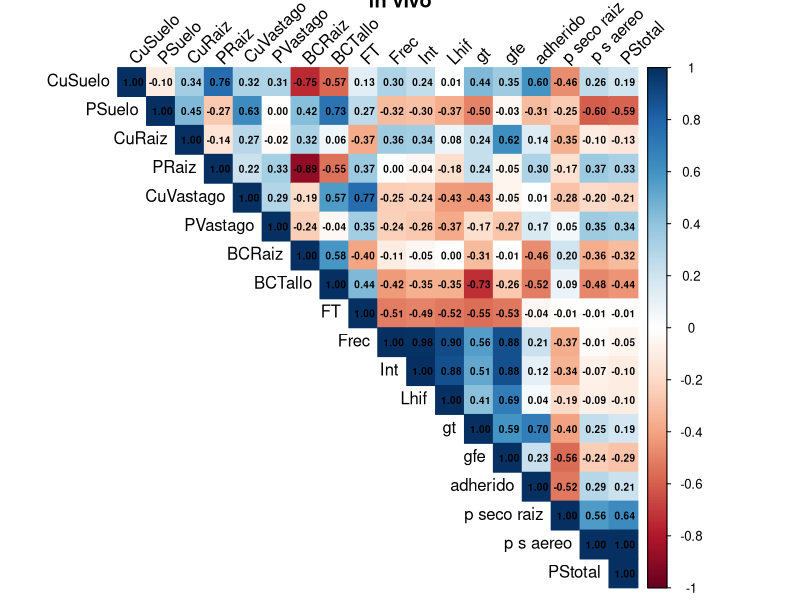
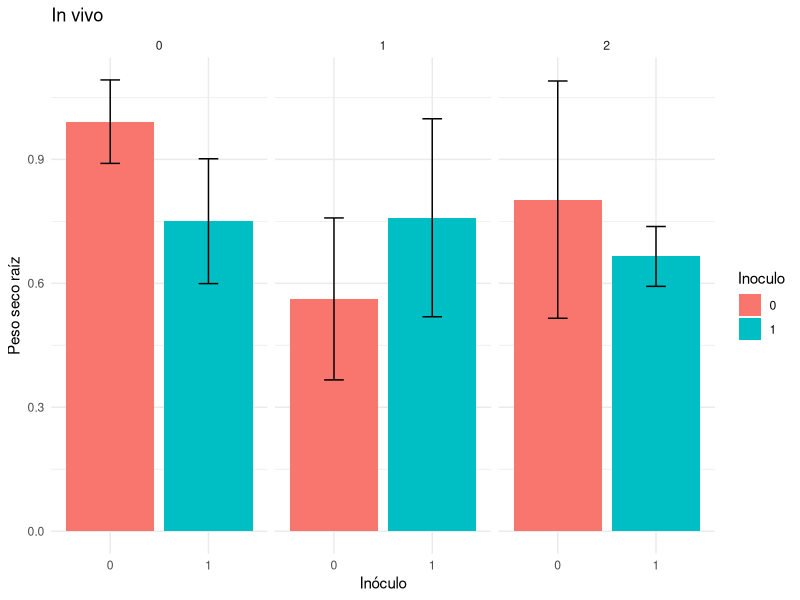
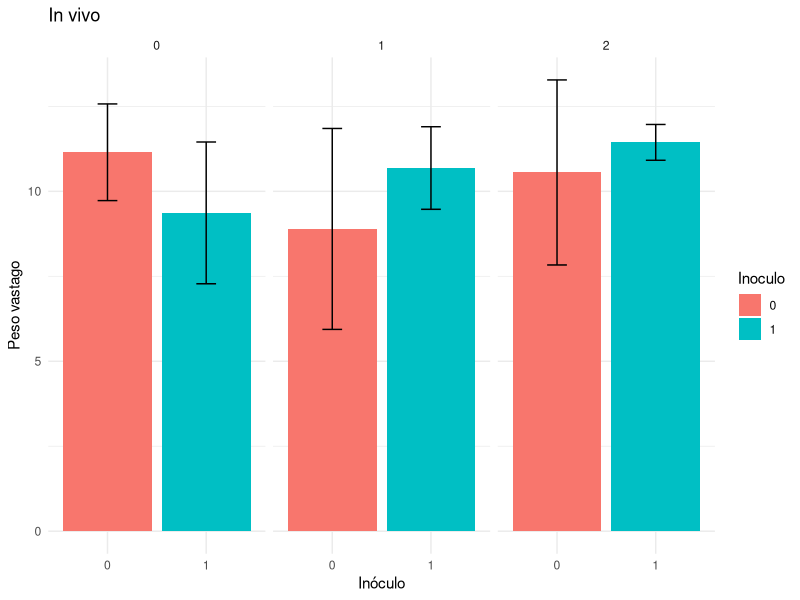
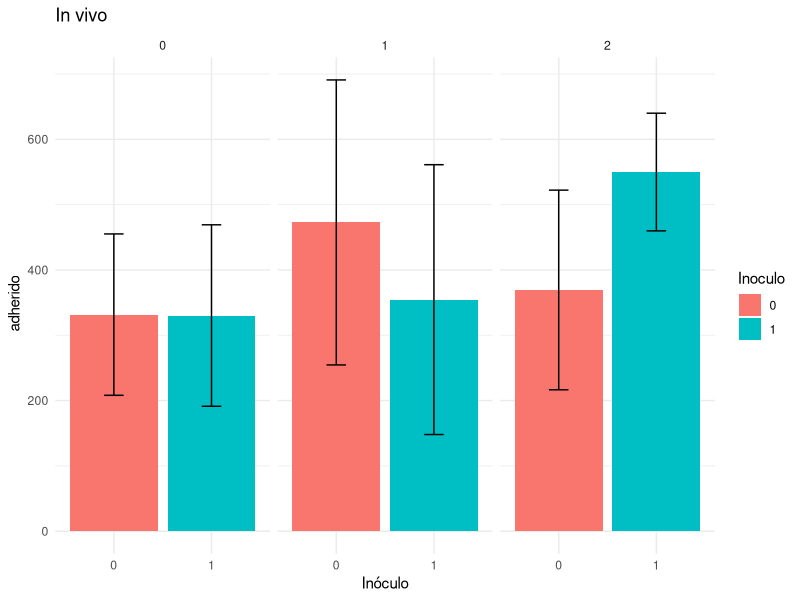
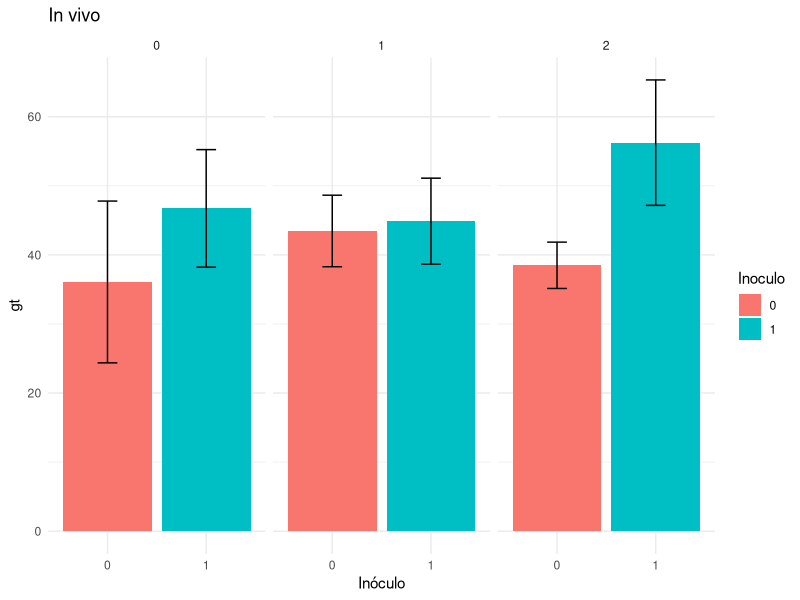
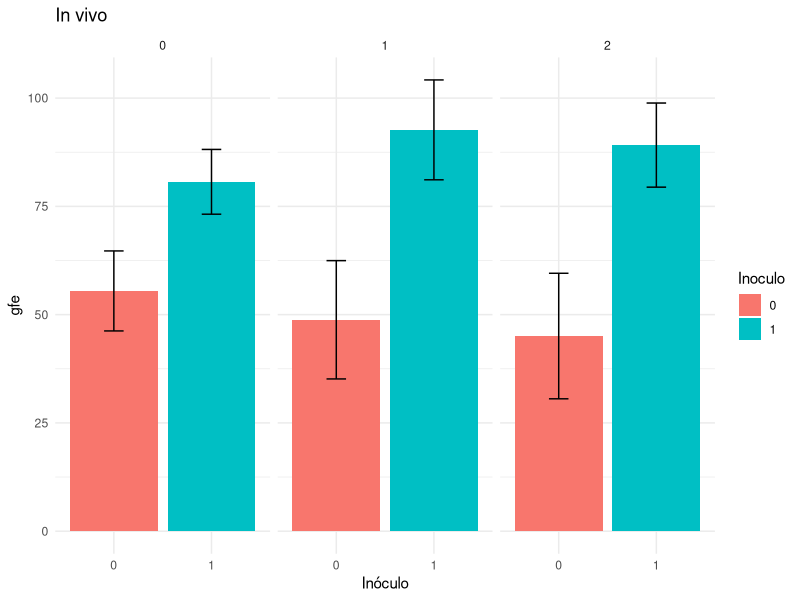
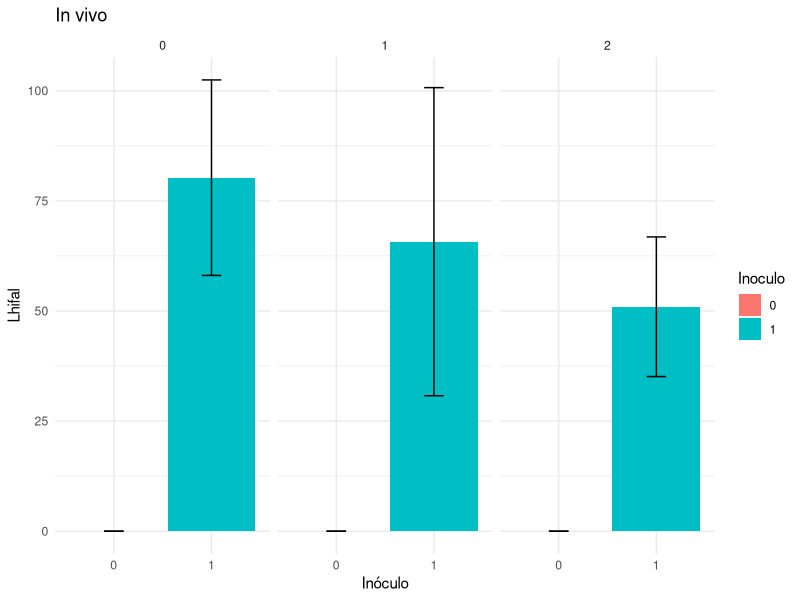
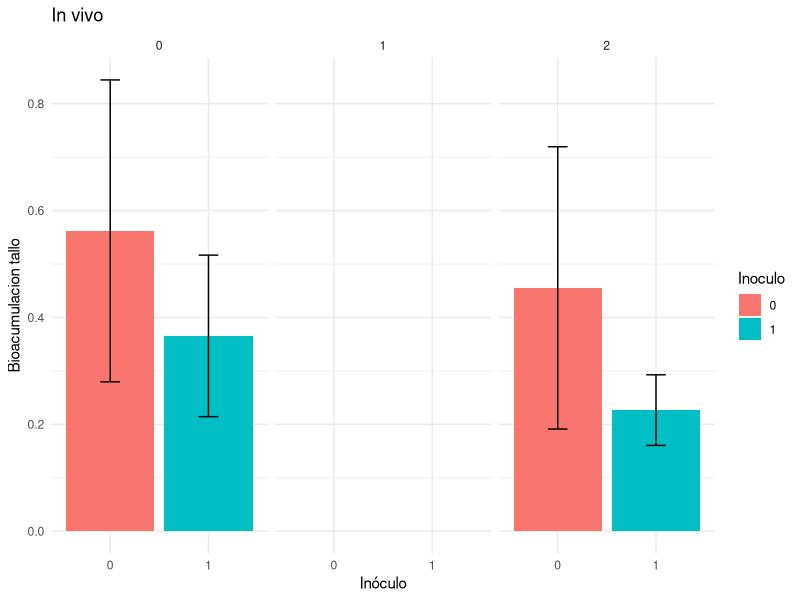

The R source for these figures, in order:
library(readxl)
library(dplyr)
library(corrplot)
library(ggplot2)

setwd("~/cobre/Cobre")
Datos <- read_excel("BD Cobre.xlsx",col_names = TRUE)
summary (Datos)

#Paso variables a numeric
Datos <- Datos %>%
  mutate(across(-c(id, Medio, Inoculo), as.numeric))

Dvivo <- Datos%>% filter(Medio == "in vivo")
VRVivo <- Dvivo[, c("CuSuelo","PSuelo", "CuRaiz", "PRaiz", "CuVastago", "PVastago", "BCRaiz" , "BCTallo", "FT",  
                    "Frec", "Int", "Lhif", "gt", "gfe","adherido", "p seco raiz", "p s aereo" , "PStotal")]
summary(Dvivo)

#matriz de correlacion
cor_VRVivo <- cor(VRVivo, use = "complete.obs", method = "pearson")

corrplot(cor_VRVivo, 
         method = "color", 
         type = "upper",
         addCoef.col = "black",  # muestra valores
         number.cex = 0.6,
         tl.col = "black", 
         tl.srt = 45,
         title= "In vivo")

#### un grafico para cada nivel de cobre vs con y sin inoculo ps aereo y ps raiz###
##### IN VIVO  ######
Dvivo$Inoculo <- as.factor(Dvivo$Inoculo)
Dvivo$Cu <- as.factor(Dvivo$Cu)
library(ggplot2)

ggplot(Dvivo, aes(x = Inoculo, y = `p seco raiz`, fill = Inoculo)) +
  stat_summary(fun = mean, geom = "bar", position = "dodge") +
  stat_summary(fun.data = mean_sdl, fun.args = list(mult = 1),
               geom = "errorbar", width = 0.2) +
  facet_wrap(~ Cu) +
  labs(x = "Inóculo", y = "Peso seco raíz", title= "In vivo") +
  theme_minimal()

ggplot(Dvivo, aes(x = Inoculo, y = `p s aereo`, fill = Inoculo)) +
  stat_summary(fun = mean, geom = "bar", position = "dodge") +
  stat_summary(fun.data = mean_sdl, fun.args = list(mult = 1),
               geom = "errorbar", width = 0.2) +
  facet_wrap(~ Cu) +
  labs(x = "Inóculo", y = "Peso vastago", title= "In vivo") +
  theme_minimal()

ggplot(Dvivo, aes(x = Inoculo, y = `adherido`, fill = Inoculo)) +
  stat_summary(fun = mean, geom = "bar", position = "dodge") +
  stat_summary(fun.data = mean_sdl, fun.args = list(mult = 1),
               geom = "errorbar", width = 0.2) +
  facet_wrap(~ Cu) +
  labs(x = "Inóculo", y = " adherido", title= "In vivo") +
  theme_minimal()


ggplot(Dvivo, aes(x = Inoculo, y = `gt`, fill = Inoculo)) +
  stat_summary(fun = mean, geom = "bar", position = "dodge") +
  stat_summary(fun.data = mean_sdl, fun.args = list(mult = 1),
               geom = "errorbar", width = 0.2) +
  facet_wrap(~ Cu) +
  labs(x = "Inóculo", y = "gt", title= "In vivo") +
  theme_minimal()

# de cobre 1 a cobre 2 hay un salto pasa de ser fertilizante a ser contaminante buscar bibliografia

ggplot(Dvivo, aes(x = Inoculo, y = `gfe`, fill = Inoculo)) +
  stat_summary(fun = mean, geom = "bar", position = "dodge") +
  stat_summary(fun.data = mean_sdl, fun.args = list(mult = 1),
               geom = "errorbar", width = 0.2) +
  facet_wrap(~ Cu) +
  labs(x = "Inóculo", y = "gfe", title= "In vivo") +
  theme_minimal()
#GFE me da mas alto que GT chequear metodo de extraccion
# la dif en gt y gfe es indicio que el suelo con 2 Cu es acumulacion de glomalina historica porque tiene caracteres contaminantes. La formacion de glomalina en el ensayo es igual en 1Cu y 2Cu?? AyV no estan tan seguras jaja

ggplot(Dvivo, aes(x = Inoculo, y = `Lhif`, fill = Inoculo)) +
  stat_summary(fun = mean, geom = "bar", position = "dodge") +
  stat_summary(fun.data = mean_sdl, fun.args = list(mult = 1),
               geom = "errorbar", width = 0.2) +
  facet_wrap(~ Cu) +
  labs(x = "Inóculo", y = "Lhifal", title= "In vivo") +
  theme_minimal()
#Aumenta la glomalina y baja el largo hifal a meida que aumenta el cu

ggplot(Dvivo, aes(x = Inoculo, y = `BCTallo`, fill = Inoculo)) +
  stat_summary(fun = mean, geom = "bar", position = "dodge") +
  stat_summary(fun.data = mean_sdl, fun.args = list(mult = 1),
               geom = "errorbar", width = 0.2) +
  facet_wrap(~ Cu) +
  labs(x = "Inóculo", y = "Bioacumulacion tallo", title= "In vivo") +
  theme_minimal()

ggplot(Dvivo, aes(x = Inoculo, y = `BCRaiz`, fill = Inoculo)) +
  stat_summary(fun = mean, geom = "bar", position = "dodge") +
  stat_summary(fun.data = mean_sdl, fun.args = list(mult = 1),
               geom = "errorbar", width = 0.2) +
  facet_wrap(~ Cu) +
  labs(x = "Inóculo", y = "Bioacumulacion raiz", title= "In vivo") +
  theme_minimal()
#inmoviliza no bioacumula

ggplot(Dvivo, aes(x = Inoculo, y = `FT`, fill = Inoculo)) +
  stat_summary(fun = mean, geom = "bar", position = "dodge") +
  stat_summary(fun.data = mean_sdl, fun.args = list(mult = 1),
               geom = "errorbar", width = 0.2) +
  facet_wrap(~ Cu) +
  labs(x = "Inóculo", y = "Ft", title= "In vivo") +
  theme_minimal()
# fija en suelo Trasloca menos porque con el inoculo no capta. la glomalina fija

ggplot(Dvivo, aes(x = Inoculo, y = `Frec`, fill = Inoculo)) +
  stat_summary(fun = mean, geom = "bar", position = "dodge") +
  stat_summary(fun.data = mean_sdl, fun.args = list(mult = 1),
               geom = "errorbar", width = 0.2) +
  facet_wrap(~ Cu) +
  labs(x = "Inóculo", y = "Frecuencia", title= "In vivo") +
  theme_minimal()

ggplot(Dvivo, aes(x = Inoculo, y = `Int`, fill = Inoculo)) +
  stat_summary(fun = mean, geom = "bar", position = "dodge") +
  stat_summary(fun.data = mean_sdl, fun.args = list(mult = 1),
               geom = "errorbar", width = 0.2) +
  facet_wrap(~ Cu) +
  labs(x = "Inóculo", y = "intensidad", title= "In vivo") +
  theme_minimal()

ggplot(Dvivo, aes(x = Inoculo, y = `EE`, fill = Inoculo)) +
  stat_summary(fun = mean, geom = "bar", position = "dodge") +
  stat_summary(fun.data = mean_sdl, fun.args = list(mult = 1),
               geom = "errorbar", width = 0.2) +
  facet_wrap(~ Cu) +
  labs(x = "Inóculo", y = "indice de eficiencia de Extraccion", title= "In vivo") +
  theme_minimal()

ggplot(Dvivo, aes(x = Inoculo, y = `PStotal`, fill = Inoculo)) +
  stat_summary(fun = mean, geom = "bar", position = "dodge") +
  stat_summary(fun.data = mean_sdl, fun.args = list(mult = 1),
               geom = "errorbar", width = 0.2) +
  facet_wrap(~ Cu) +
  labs(x = "Inóculo", y = "peso seco total", title= "In vivo") +
  theme_minimal()


##### IN VITRO  ######
#coorplot in vitro
DVitro <- Datos%>% filter(Medio == "in vitro")
VRVitro <- DVitro[, c( "Frec", "Int", "Esporas", "Fe", 
                    "PSuelo", "CuSuelo", 
                     "Lhif", "gt", "gfe")]
summary(DVitro)
summary(VRVitro)
#matriz de correlacion
cor_VRVitro <- cor(VRVitro, use = "complete.obs", method = "pearson")

corrplot(cor_VRVitro, 
         method = "color", 
         type = "upper",
         addCoef.col = "black",  # muestra valores
         number.cex = 0.6,
         tl.col = "black", 
         tl.srt = 45,
         title= "In vitro")

#Graficos de barras
DVitro%>%
  mutate (Inoculo = as.character(Inoculo))

ggplot(DVitro, aes(x = Inoculo, y = `Frec`, fill = Inoculo)) +
  stat_summary(fun = mean, geom = "bar", position = "dodge") +
  stat_summary(fun.data = mean_sdl, fun.args = list(mult = 1),
               geom = "errorbar", width = 0.2) +
  facet_wrap(~ Cu) +
  labs(x = "Inóculo", y = "frecuencia", title= "In Vitro") +
  theme_minimal()

ggplot(DVitro, aes(x = Inoculo, y = `Int`, fill = Inoculo)) +
  stat_summary(fun = mean, geom = "bar", position = "dodge") +
  stat_summary(fun.data = mean_sdl, fun.args = list(mult = 1),
               geom = "errorbar", width = 0.2) +
  facet_wrap(~ Cu) +
  labs(x = "Inóculo", y = "intensidad", title= "In Vitro") +
  theme_minimal()

ggplot(DVitro, aes(x = Inoculo, y = `Esporas`, fill = Inoculo)) +
  stat_summary(fun = mean, geom = "bar", position = "dodge") +
  stat_summary(fun.data = mean_sdl, fun.args = list(mult = 1),
               geom = "errorbar", width = 0.2) +
  facet_wrap(~ Cu) +
  labs(x = "Inóculo", y = "Esporas", title= "In Vitro") +
  theme_minimal()

ggplot(DVitro, aes(x = Inoculo, y = `gt`, fill = Inoculo)) +
  stat_summary(fun = mean, geom = "bar", position = "dodge") +
  stat_summary(fun.data = mean_sdl, fun.args = list(mult = 1),
               geom = "errorbar", width = 0.2) +
  facet_wrap(~ Cu) +
  labs(x = "Inóculo", y = "glomalina total", title= "In Vitro") +
  theme_minimal()

ggplot(DVitro, aes(x = Inoculo, y = `gfe`, fill = Inoculo)) +
  stat_summary(fun = mean, geom = "bar", position = "dodge") +
  stat_summary(fun.data = mean_sdl, fun.args = list(mult = 1),
               geom = "errorbar", width = 0.2) +
  facet_wrap(~ Cu) +
  labs(x = "Inóculo", y = "glomalina facil extraccion", title= "In Vitro") +
  theme_minimal()

ggplot(DVitro, aes(x = Inoculo, y = `PSuelo`, fill = Inoculo)) +
  stat_summary(fun = mean, geom = "bar", position = "dodge") +
  stat_summary(fun.data = mean_sdl, fun.args = list(mult = 1),
               geom = "errorbar", width = 0.2) +
  facet_wrap(~ Cu) +
  labs(x = "Inóculo", y = "PSuelo", title= "In Vitro") +
  theme_minimal()
